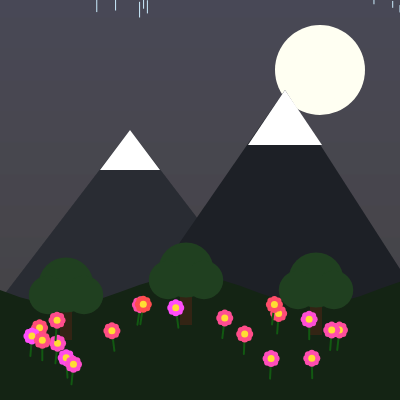
Frame 1 (no input)
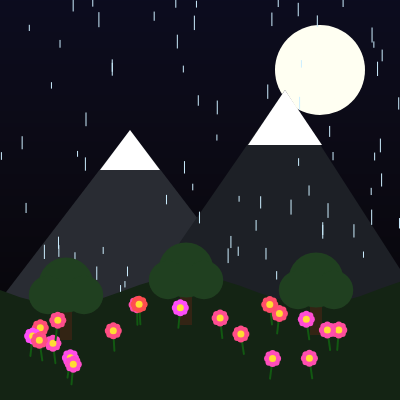
Frame 60 (no input)
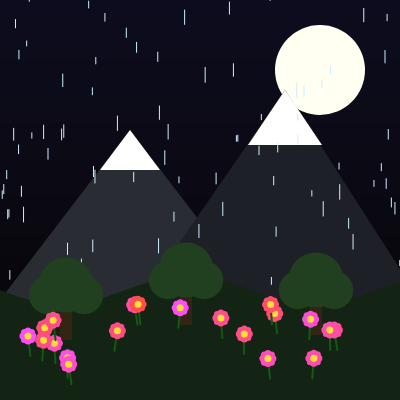
Frame 120 (the mouse pressed at the canvas centre since frame 60)

The p5.js sketch that drew these frames (run headless with seeded random() and noise() and a simulated clock; from frame 60 on, the mouse is pressed at the canvas centre):

// p5.js sketch
// ── sketch.js
//this stores flowers, trees, and rain
let flowers = [];
let trees = [];
let rain = [];

function setup() {
  createCanvas(400, 400);

  colorMode(HSB, 360, 100, 100);

  noStroke();
//this adds trees to the canvas
  trees.push(new Tree(60, 285));
  trees.push(new Tree(180, 270));
  trees.push(new Tree(310, 280));
//this creates the random flowers in the landscape
  for (let i = 0; i < 20; i++) {
    flowers.push(new Flower(random(20, width - 20), random(320, 385)));
  }
//this creates the rain
  for (let i = 0; i < 120; i++) {
    rain.push(new RainDrop());
  }
}
//the function draw displays all scenery in the landscape
function draw() {
  drawGradientSky();

  drawMoon();

  drawMountains();

  drawRain();

  drawGround();

  for (let t of trees) {
    t.show();
  }

  for (let f of flowers) {
    f.update();

    f.show();
  }
}
//this gives the night sky
function drawGradientSky() {
  for (let y = 0; y < height; y++) {
    let inter = map(y, 0, height, 0, 1);

    let c = lerpColor(color(240, 60, 12), color(260, 40, 2), inter);

    stroke(c);

    line(0, y, width, y);
  }

  noStroke();
}
// this creates the glowing moon
function drawMoon() {
  noStroke();

  fill(60, 5, 100, 10);
  ellipse(320, 70, 90);

  fill(60, 5, 100, 20);
  ellipse(320, 70, 65);

  fill(60, 5, 100);
  ellipse(310, 80, 55);
}
//this draws the mountain
function drawMountains() {
  fill(220, 20, 20);

  triangle(0, 300, 130, 130, 260, 300);

  fill(220, 25, 15);

  triangle(140, 300, 285, 90, 420, 300);

  fill(0, 0, 100, 85);

  triangle(100, 170, 130, 130, 160, 170);

  triangle(248, 145, 285, 90, 322, 145);
}
//gives an uneven shape to the ground
function drawGround() {
  fill(120, 45, 14);

  beginShape();

  vertex(0, height);

  for (let x = 0; x <= width; x += 20) {
    let y = 290 + sin(x * 0.025) * 15;

    vertex(x, y);
  }

  vertex(width, height);

  endShape(CLOSE);
}
//this creates the flower
class Flower {
  constructor(x, y) {
    this.x = x;

    this.y = y;

    this.hue = random(300, 360);

    this.offset = random(1000);
  }
//this gives animation to the flowers
  update() {
    this.swing = sin(frameCount * 0.03 + this.offset) * 3;
  }

  show() {
    stroke(120, 80, 35);

    strokeWeight(2);

    line(this.x, this.y, this.x + this.swing, this.y - 20);

    noStroke();

    fill(this.hue, 70, 100);

    for (let i = 0; i < 8; i++) {
      let angle = (TWO_PI / 8) * i;

      let px = this.x + this.swing + cos(angle) * 5;

      let py = this.y - 20 + sin(angle) * 5;

      ellipse(px, py, 7);
    }

    fill(50, 80, 100);

    ellipse(this.x + this.swing, this.y - 20, 7);
  }
}
//this draws the tree
class Tree {
  constructor(x, y) {
    this.x = x;

    this.y = y;

    this.size = 55;
  }

  show() {
    fill(30, 60, 20);

    rect(this.x, this.y, 12, this.size);

    fill(120, 50, 25);

    ellipse(this.x + 6, this.y, this.size);

    ellipse(this.x - 12, this.y + 10, this.size * 0.7);

    ellipse(this.x + 24, this.y + 10, this.size * 0.7);
  }
}
//this creates the rain 
class RainDrop {
  constructor() {
    this.reset();
  }

  reset() {
    this.x = random(width);

    this.y = random(-height, 0);

    this.speed = random(4, 10);

    this.len = random(5, 15);
  }
//this gives animation to the raindrops
  update() {
    this.y += this.speed;

    if (this.y > height) {
      this.reset();

      this.y = random(-50, 0);
    }
  }

  show() {
    stroke(200, 20, 100, 40);

    strokeWeight(1);

    line(this.x, this.y, this.x, this.y + this.len);
  }
}

function drawRain() {
  for (let r of rain) {
    r.update();

    r.show();
  }

  noStroke();
}
//this adds flowers when the mouse is pressed
function mousePressed() {
  if (mouseY > 300) {
    flowers.push(new Flower(mouseX, mouseY));
  }
}
